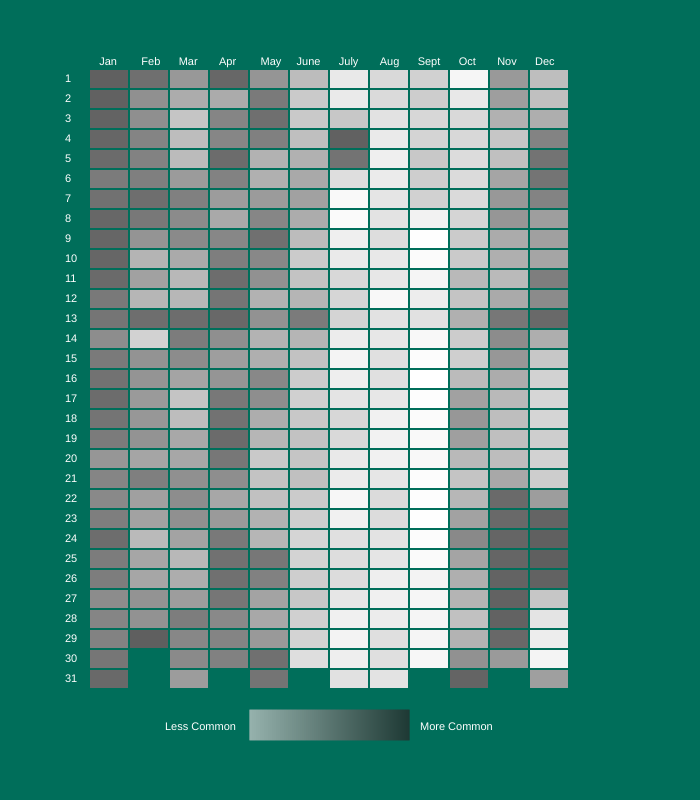
Frame 1 (no input)
Frame 60 (no input): identical to frame 1, image omitted
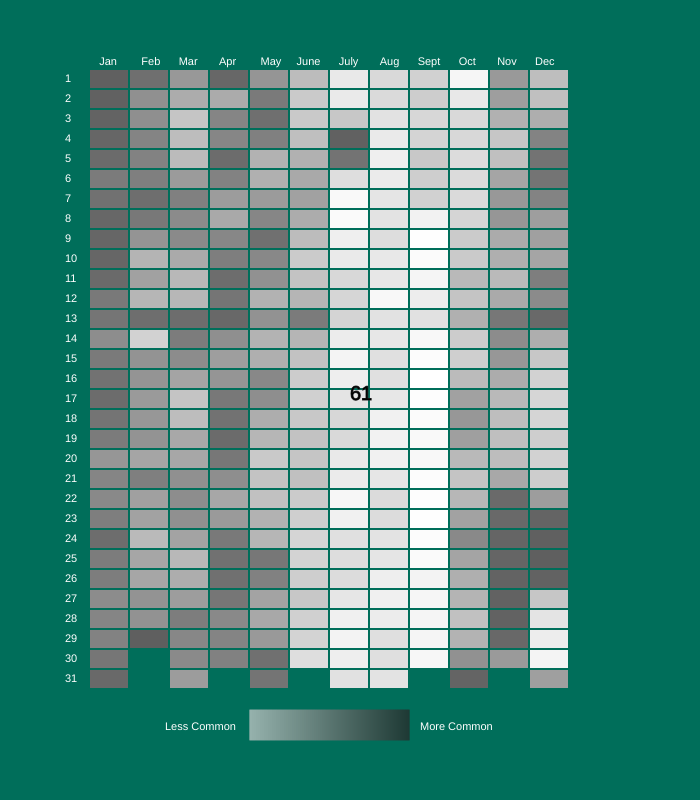
Frame 120 (the mouse pressed at the canvas centre since frame 60)

The p5.js sketch that drew these frames (run headless with seeded random() and noise() and a simulated clock; from frame 60 on, the mouse is pressed at the canvas centre):

// p5.js sketch
// ── sketch.js

var rank = [364,362,356,350,338,301,324,347,351,349,341,306,316,260,304,322,337,317,302,240,279,271,294,333,
        299,298,262,280,285,314,343,330,253,256,281,287,293,332,308,245,171,214,166,331,103,248,244,232,
        237,246,206,292,218,213,157,204,203,247,250,366,235,189,133,150,156,228,290,265,268,195,163,165,
        334,300,264,208,134,152,198,202,254,261,255,210,162,187,225,297,275,267,227,348,193,278,277,336,
        286,226,196,274,296,335,315,346,257,223,243,309,323,339,310,259,201,230,307,325,327,313,270,282,
        288,242,305,329,291,177,181,229,276,326,273,251,175,249,174,183,272,258,188,168,123,138,141,176,
        167,311,289,211,200,234,328,319,153,121,124,146,179,197,215,191,154,120,137,170,303,169,139,117,
        107,126,140,132,145,118,110,95,100,112,129,108,101,75,50,47,127,361,321,76,14,12,37,49,90,93,99,43,
        25,40,61,91,87,51,45,18,32,72,78,80,58,35,28,39,68,86,85,66,48,36,46,60,64,77,52,56,17,67,55,71,70,54,
        33,30,31,57,82,81,63,59,38,34,44,74,73,65,106,114,92,98,125,111,105,29,2,9,24,41,69,16,8,1,4,10,13,15,
        7,5,3,6,11,27,21,23,22,19,20,53,88,89,79,83,84,97,119,122,160,136,180,116,109,155,216,239,219,159,135,
        164,212,269,209,184,172,142,173,252,355,233,222,178,131,143,207,236,241,192,182,158,194,312,263,238,
        190,161,148,147,151,199,340,344,352,353,357,358,359,345,231,149,144,186,283,320,318,284,221,217,205,
        295,266,342,185,128,102,94,96,113,104,115,224,354,363,365,360,130,62,42,26,220,67,120,200,100,35,130];

var numColors = 160;  
var rectWidth = 40;   // width of all of the rectangles
var rectHeight = 20;  // height of all of the rectangles
var gridOffset = 50;  // offset of the entire grid, so it moves down and to the right a bit

function setup(){
  createCanvas(700, 800);  // sets the canvas size to 700 x 800
}

function draw(){
  background(0, 110, 90);  // clears the background
  drawGrid();                 // draws the gridlines
  drawLabels();               // draws the graphs labels
  displayValues();            // calls dispaly values, which will show values on hover
}

// Draws the day, month, and gradient key labels, as well as the gradient key 
function drawLabels() {
  noStroke();
  fill(255);
  // day labels 
  textSize(11); 
  for (i = 0; i < 31; i++) {        
    text(i + 1, 65, 82 + i * 20);   
  }
  // month labels
  text("   Jan        Feb      Mar       Apr        May     June      July       Aug      Sept      Oct       Nov      Dec", 90, 65);
  
  // labels for keys
  text("Less Common", 165, 730);
  text("More Common", 420, 730);
  // gradient key
  for(i = 0; i < numColors; i++) {     
    stroke(200 - i, 200 - i, 200 - i);  
    line(250 + i, 710, 250 + i, 740);   
  } 
}

// draws the grid of rectangles
function drawGrid() {
  noStroke(); // turns off the stroke for our rectangles
  for (i = 0; i <= 365; i++) { 
    // files based on the rank, the numColors / 366 .. normalizes the color to map to some value
    fill(255 - (rank[i] * numColors / 366),255 - (rank[i] * numColors / 366), 255 - (rank[i] * numColors / 366));
    // draws the rectangle using the offset, month, day, rectWidth, and rectHeight
    rect(gridOffset + getMonth(i) * rectWidth, gridOffset + getDay(i) * rectHeight,
        rectWidth - 2, rectHeight - 2);
  }
}

// given the current index (out of 365)
// returns the month (1 based)
function getMonth(index) {
  // this variable will some up the total number of days 
  totalDays = 0;
  currentMonth = 1;
  while (totalDays + getDaysInMonth(currentMonth - 1) <= index) {
    // this adds the days in the month to totalDays
    totalDays = totalDays + getDaysInMonth(currentMonth - 1);
    // this adds 1 to currentmonth
    currentMonth++;
  }
  // when the loop stops, that means we are on our current month
  // so lets send that back to whoever called it
  return currentMonth;
}

// given the current index (out of 365)
// returns the day (1 based)
function getDay(index) {
  // this wil keep track of what month we are on
  monthIndex = 0;
  // this will keep track of what day we are on
  currentDay = 1;
  // loop up to index times
  for (i = 0; i < index; i++) {
    // check if the currentDay is equal to the days in that month
    if (currentDay == getDaysInMonth(monthIndex)) {
      // if so, then advance to the next month
      monthIndex++;
      // and set the current day back to 1
      currentDay = 1;
    } else { // otherwise
      // add 1 to the currentDay
      currentDay++;
    }
  }
  return currentDay;
}

// when the user hovers over a square
// it displays the actual rank of that day
function displayValues(){
  // determine where the mouse is hovering
  var monthIndex = (int)((mouseX - (gridOffset + rectWidth)) / rectWidth);   // 90 is the starting point of the left-most rects
  var dayIndex = (int)((mouseY - (gridOffset + rectHeight)) / rectHeight);     // 70 is the starting points of the left-most rects
  // if that mouse position is within the range of the data
  if (monthIndex >= 0 && monthIndex < 12 && dayIndex >= 0 && dayIndex < getDaysInMonth(monthIndex)) {
    // determine whether to show the text as black or white
    // 183 is about when we should switch to black
    if (rank[getNumDays(monthIndex) + dayIndex] > 183) {
      fill(255); 
    } else{
      fill(0);
    }
    // display the actual rank
    textSize(20);
    // we access the rank array, based on our dayIndex shifted over by the days in previous months
    // its drawn wherever the mouse is, so mouseX, mouseY
    text(rank[getNumDays(monthIndex) + dayIndex], mouseX, mouseY); 
  }
}

// returns the total number of days
function getNumDays(monthIndex) {
  //total number of days up to a specified month
  var dayTotal = 0;
  var count = 0;
  for (i = 0; i < monthIndex; i++) {
    // add days in current month to total
    dayTotal = dayTotal + getDaysInMonth(i);
  }
  return dayTotal;
}

//return how many days are in the mounth with the given ID
function getDaysInMonth(month) {
  if (month == 3 || month == 5 || month == 8 || month == 10) {
    return 30;
  } else if (month == 1) { 
    return 29;
  } else {
    return 31; 
  }
}
